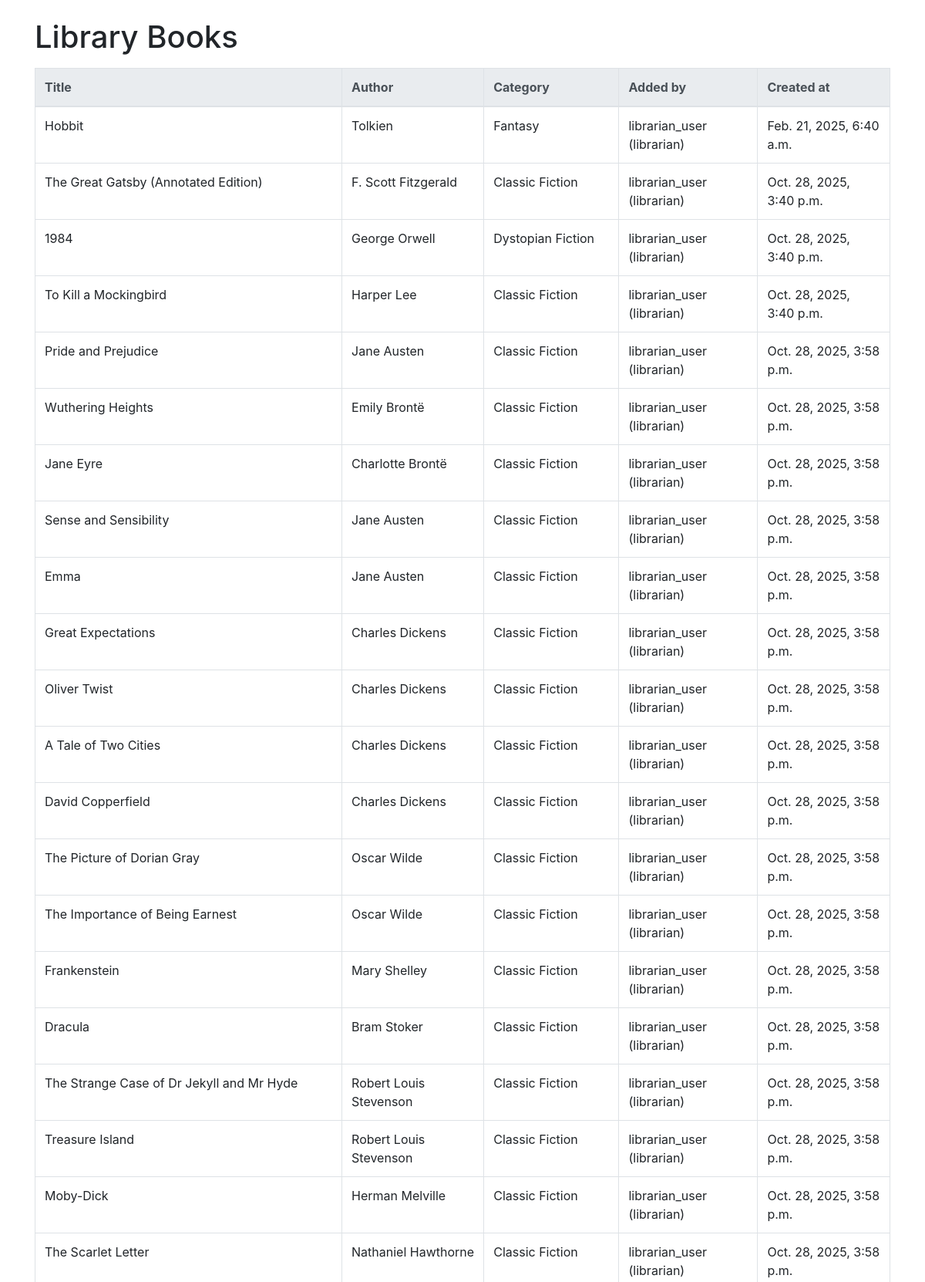
/api/list/ (upper part), run on the app's committed database.
### library/models.py (models this page shows, shortened)
class Book(models.Model):
    title = models.CharField(max_length=255)
    author = models.CharField(max_length=255)
    category = models.CharField(max_length=100)
    added_by = models.ForeignKey(settings.AUTH_USER_MODEL, on_delete=models.CASCADE)
    created_at = models.DateTimeField(auto_now_add=True)
    is_available = models.BooleanField(default=True)

class CustomUser(AbstractUser):
    ROLE_CHOICES = [
        ("admin", "Admin"),
        ("librarian", "Librarian"),
        ("reader", "Reader"),
    ]
    role = models.CharField(max_length=10, choices=ROLE_CHOICES, default="reader")
    is_active = models.BooleanField(default=False)
    def __str__(self):
        return f"{self.username} ({self.role})"

### library/views.py (the view)
# urls.py: path("list/", BookListView.as_view(), name="book-list"),
@method_decorator(cache_page(60 * 15), name='dispatch')
class BookListView(ListView):
    model = Book
    template_name = "library/book_list.html"
    context_object_name = "books"

### library/templates/library/book_list.html (shortened to what this page needs)
<!DOCTYPE html>
<html lang="en">
<head>
    <link rel="stylesheet" href="https://stackpath.bootstrapcdn.com/bootstrap/4.5.2/css/bootstrap.min.css">
</head>
<body>
<div class="container">
    <h1 class="mt-4">Library Books</h1>
    <table class="table table-bordered mt-3">
        <thead class="thead-light">
            <tr>
                <th>Title</th>
                <th>Author</th>
                <th>Category</th>
                <th>Added by</th>
                <th>Created at</th>
            </tr>
        </thead>
        <tbody>
            {% for book in books %}
            <tr>
                <td>{{ book.title }}</td>
                <td>{{ book.author }}</td>
                <td>{{ book.category }}</td>
                <td>{{ book.added_by }}</td>
                <td>{{ book.created_at }}</td>
            </tr>
            {% empty %}
            <tr>
                <td colspan="5">No books available.</td>
            </tr>
            {% endfor %}
        </tbody>
    </table>
</div>
</body>
</html>

### data on the page
Book: title "Hobbit", author "Tolkien", category "Fantasy", added_by "librarian_user (librarian)", created_at "Feb. 21, 2025, 6:40 a.m."
Book: title "The Great Gatsby (Annotated Edition)", author "F. Scott Fitzgerald", category "Classic Fiction", added_by "librarian_user (librarian)", created_at "Oct. 28, 2025, 3:40 p.m."
Book: title "1984", author "George Orwell", category "Dystopian Fiction", added_by "librarian_user (librarian)", created_at "Oct. 28, 2025, 3:40 p.m."
Book: title "To Kill a Mockingbird", author "Harper Lee", category "Classic Fiction", added_by "librarian_user (librarian)", created_at "Oct. 28, 2025, 3:40 p.m."
Book: title "Pride and Prejudice", author "Jane Austen", category "Classic Fiction", added_by "librarian_user (librarian)", created_at "Oct. 28, 2025, 3:58 p.m."
Book: title "Wuthering Heights", author "Emily Brontë", category "Classic Fiction", added_by "librarian_user (librarian)", created_at "Oct. 28, 2025, 3:58 p.m."
Book: title "Jane Eyre", author "Charlotte Brontë", category "Classic Fiction", added_by "librarian_user (librarian)", created_at "Oct. 28, 2025, 3:58 p.m."
Book: title "Sense and Sensibility", author "Jane Austen", category "Classic Fiction", added_by "librarian_user (librarian)", created_at "Oct. 28, 2025, 3:58 p.m."
Book: title "Emma", author "Jane Austen", category "Classic Fiction", added_by "librarian_user (librarian)", created_at "Oct. 28, 2025, 3:58 p.m."
Book: title "Great Expectations", author "Charles Dickens", category "Classic Fiction", added_by "librarian_user (librarian)", created_at "Oct. 28, 2025, 3:58 p.m."
Book: title "Oliver Twist", author "Charles Dickens", category "Classic Fiction", added_by "librarian_user (librarian)", created_at "Oct. 28, 2025, 3:58 p.m."
Book: title "A Tale of Two Cities", author "Charles Dickens", category "Classic Fiction", added_by "librarian_user (librarian)", created_at "Oct. 28, 2025, 3:58 p.m."
Book: title "David Copperfield", author "Charles Dickens", category "Classic Fiction", added_by "librarian_user (librarian)", created_at "Oct. 28, 2025, 3:58 p.m."
Book: title "The Picture of Dorian Gray", author "Oscar Wilde", category "Classic Fiction", added_by "librarian_user (librarian)", created_at "Oct. 28, 2025, 3:58 p.m."
Book: title "The Importance of Being Earnest", author "Oscar Wilde", category "Classic Fiction", added_by "librarian_user (librarian)", created_at "Oct. 28, 2025, 3:58 p.m."
Book: title "Frankenstein", author "Mary Shelley", category "Classic Fiction", added_by "librarian_user (librarian)", created_at "Oct. 28, 2025, 3:58 p.m."
Book: title "Dracula", author "Bram Stoker", category "Classic Fiction", added_by "librarian_user (librarian)", created_at "Oct. 28, 2025, 3:58 p.m."
Book: title "The Strange Case of Dr Jekyll and Mr Hyde", author "Robert Louis Stevenson", category "Classic Fiction", added_by "librarian_user (librarian)", created_at "Oct. 28, 2025, 3:58 p.m."
Book: title "Treasure Island", author "Robert Louis Stevenson", category "Classic Fiction", added_by "librarian_user (librarian)", created_at "Oct. 28, 2025, 3:58 p.m."
Book: title "Moby-Dick", author "Herman Melville", category "Classic Fiction", added_by "librarian_user (librarian)", created_at "Oct. 28, 2025, 3:58 p.m."
Book: title "The Scarlet Letter", author "Nathaniel Hawthorne", category "Classic Fiction", added_by "librarian_user (librarian)", created_at "Oct. 28, 2025, 3:58 p.m."
